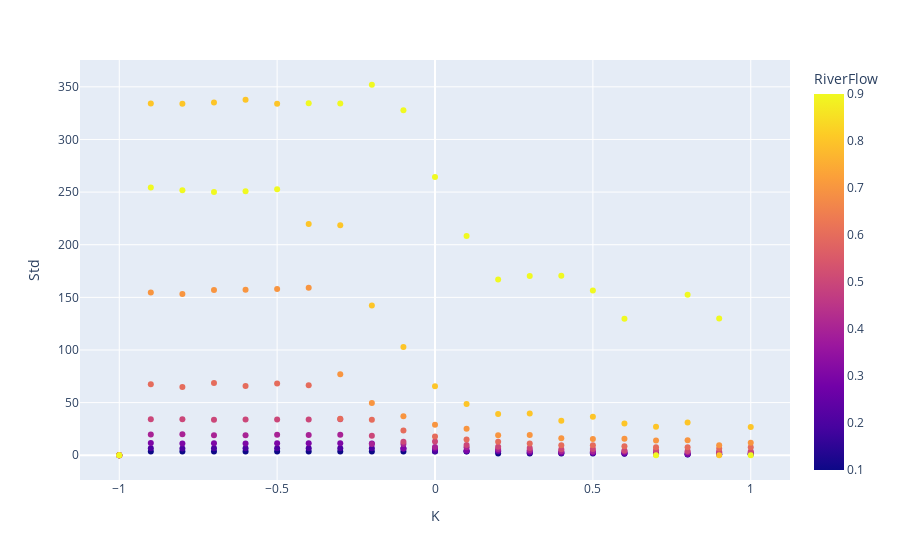

Notebook cell for this chart:
### Markdown cell above
# Outras Análises

### Code cell
fig = px.scatter(RSPI_std_costs, x='K', y='Std', color='RiverFlow')
fig.show()

### Figure 1 — Plotly figure (JSON) as saved in the notebook; plotly's stock layout.template omitted (floating-point values rounded to 4 significant figures; data arrays with more than 128 entries replaced by an {"elided": "..."} marker saying what was removed)
{"data": [{"hovertemplate": "K=%{x}<br>Std=%{y}<br>RiverFlow=%{marker.color}<extra></extra>", "legendgroup": "", "marker": {"color": {"elided": "189 float values"}, "coloraxis": "coloraxis", "symbol": "circle"}, "mode": "markers", "name": "", "orientation": "v", "showlegend": false, "type": "scatter", "x": {"elided": "189 float values"}, "xaxis": "x", "y": {"elided": "189 float values"}, "yaxis": "y"}], "layout": {"coloraxis": {"colorbar": {"title": {"text": "RiverFlow"}}, "colorscale": [[0, "#0d0887"], [0.1111, "#46039f"], [0.2222, "#7201a8"], [0.3333, "#9c179e"], [0.4444, "#bd3786"], [0.5556, "#d8576b"], [0.6667, "#ed7953"], [0.7778, "#fb9f3a"], [0.8889, "#fdca26"], [1, "#f0f921"]]}, "legend": {"tracegroupgap": 0}, "margin": {"t": 60}, "xaxis": {"anchor": "y", "domain": [0, 1], "title": {"text": "K"}}, "yaxis": {"anchor": "x", "domain": [0, 1], "title": {"text": "Std"}}}}
